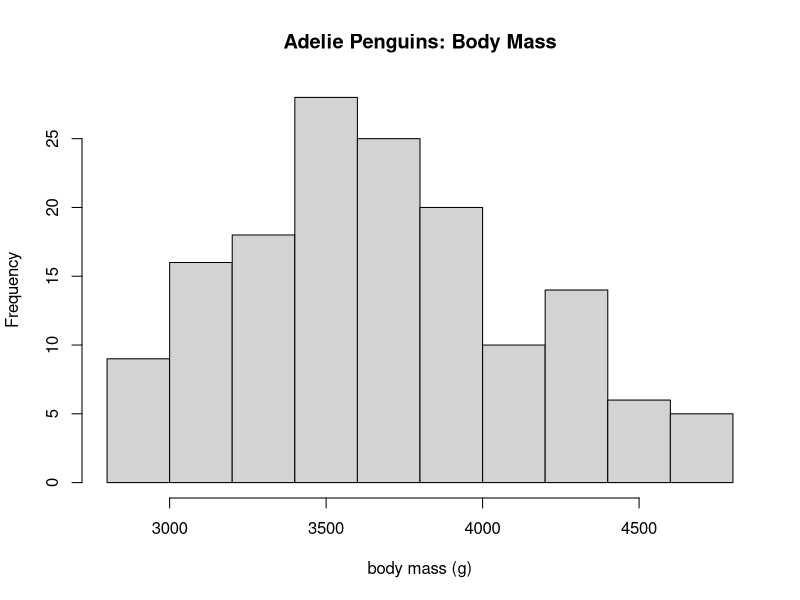
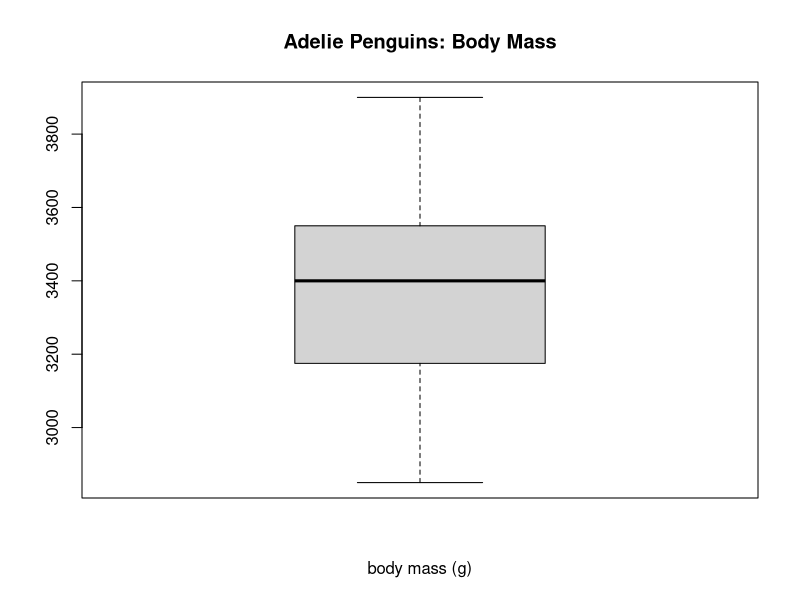

Source code (R) for these figures, in order:
require(palmerpenguins)
dat_ade = droplevels(subset(penguins, species == "Adelie"))

dat_ade_female = droplevels(
  subset(dat_ade, sex == "female"))
  
dat_ade_male = droplevels(
  subset(dat_ade, sex == "male"))

hist(dat_ade$body_mass_g, main = "Adelie Penguins: Body Mass",
     xlab = "body mass (g)")

#Q1
boxplot(dat_ade_female$body_mass_g,
        main = "Adelie Penguins: Body Mass",
        xlab = "body mass (g)")
#one sample test
#Q2
help(t.test)
t.test(dat_ade_female$body_mass_g, alternative = "g", mu =0)

#reject the null

#Q3
t.test(dat_ade_male$body_mass_g, alternative = "g", mu =4000)

#fail to reject the null

#two sample test
#Q6
t.test(
  x = dat_ade_female$body_mass_g,
  y = dat_ade_male$body_mass_g,
  alternative = "t"
)
#if our conf int contains 0, we cant reject H0 in 2samptest

#Q8
t.test(
  x = dat_ade_female$body_mass_g,
  y = dat_ade_male$body_mass_g,
  alternative = "l"
)

#random - are females heavier than males

#xy syntax
t.test(
  x = dat_ade_female$body_mass_g,
  y = dat_ade_male$body_mass_g,
  alternative = "g"
)

#formula/data syntax
t.test(
  formula = body_mass_g ~ sex,
  data = dat_ade,
  alternative = "g")

#p value of 1 is telling us we fail to reject H0


